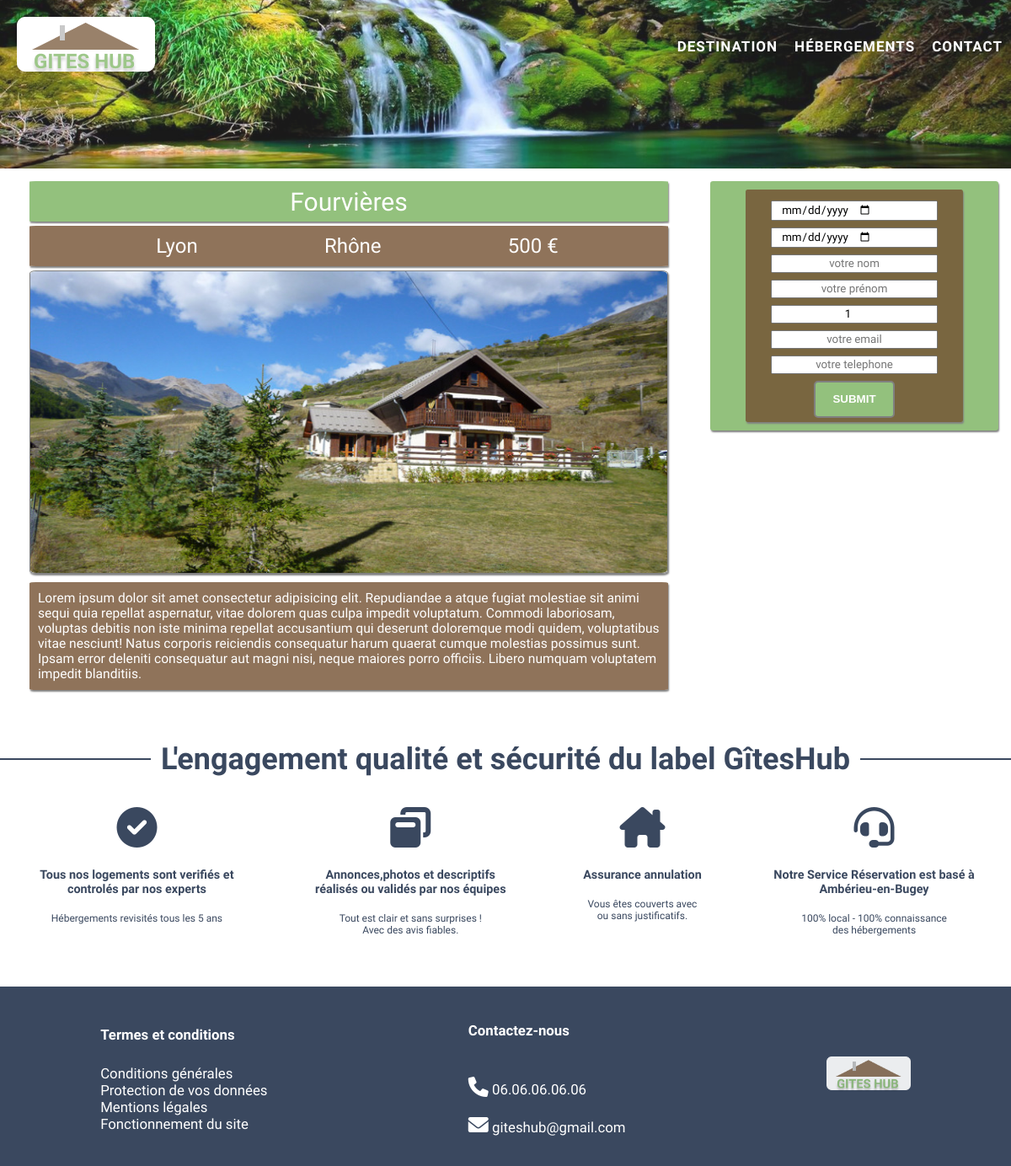
/user/page3.php?id=1, run on the app's committed database.
### tables this page shows
CREATE TABLE IF NOT EXISTS `info_logement` (
  `id_logement` int(15) NOT NULL AUTO_INCREMENT,
  `ville` varchar(255) NOT NULL,
  `departement` varchar(255) NOT NULL,
  `adresse` varchar(255) NOT NULL,
  `description` text NOT NULL,
  `disponibilite` varchar(255) NOT NULL,
  `nb_couchage` varchar(255) NOT NULL,
  `nb_pieces` varchar(255) NOT NULL,
  `prix` varchar(255) NOT NULL,
  `type_logement` varchar(255) NOT NULL,
  `nom_logement` varchar(250) NOT NULL,
  `img` text NOT NULL,
  PRIMARY KEY (`id_logement`)
);

### class/gite.php (called while the page is built, shortened)
<?php
class Gite {
    private $_ville ;
    private $_departement ;
    private $_description;
    private $_prix;
    private $_nom_logement;
    private $_img;
        private function hydrate(array $datas){
        foreach($datas as $key => $value){
        $method = 'set' . ucfirst($key);
        }
}
public function getVille(){
    return $this->_ville;
}
public function setVille($ville){
    $this->_ville = $ville;
}
public function getDepartement(){
    return $this->_departement;
}
public function setDepartement($departement){
    $this->_departement = $departement;
}
public function getDescription(){
    return $this->_description;
}
public function setDescription($description){
    $this->_description = $description;
}
public function getPrix(){
    return $this->_prix;
}
public function setPrix($prix){
    $this->_prix = $prix;
}
public function getNom_logement(){
    return $this->_nom_logement;
}
public function setNom_logement($nom_logement){
    $this->_nom_logement = $nom_logement;
}
public function getImg(){
    return $this->_img;
}
public function setImg($img){
    $this->_img = $img;
}
}

### user/page3.php (the view, shortened to what this page needs)
<?php
    require_once '../connect/connect.php';
    require_once '../class/gite.php';
    $id_logement = $_GET['id'];
    $req = $db->prepare ('SELECT `id_logement`, `nom_logement`, departement, adresse, `description`, nb_couchage, nb_pieces, prix, ville, img FROM `info_logement` WHERE `id_logement` = :id');
    $req->bindParam('id', $id_logement, PDO::PARAM_INT);
    $req->execute();
    $datas = [];
    while($data = $req->fetch(PDO::FETCH_ASSOC)){
        $datas[] = new Gite($data);
    }
?>
<!DOCTYPE html>
<html lang="en">
<head>
    <link rel="stylesheet" href="../templates\css\style.css">
    <link rel="stylesheet" href="https://cdnjs.cloudflare.com/ajax/libs/font-awesome/6.0.0/css/all.min.css" />
</head>
<body>
    <header class="main-header2">
        <div class="en-tete">
            <figure>
            <a href="../index.php"><img src="../templates/images/logoGITESHUB.png"></a>
            </figure>
            <nav id="main-menu">
                <ul>
                    <li><a href="../index.php">Destination</a></li>
                    <li><a href="./list-gite.php">Hébergements</a></li>
                    <li><a href="#contact">Contact</a></li>
                </ul>
            </nav>
        </div>
    </header>
<?php
foreach($datas as $gite){
?>
    <main class="infogite">
        <section class="infos">
            <div class="nom-gite"><?= $gite->getNom_logement()?></div>
            <div class="lieu-gite" >
                <h4><?= $gite->getVille()?></h4>
                <h4><?= $gite->getDepartement()?></h4>
                <h4><?= $gite->getPrix() . ' € ' ?></h4>
            </div>
            <figure class="img-gite2">
            <img src="../templates/images/<?=$gite->getImg()?>" alt="">
            </figure>
            <div class="description">
                <?= $gite->getDescription() ?>
            </div>
        </section>
<?php
    }
?>
        <aside class="formulaire2">
            <form action="valid-reserv.php" method="POST" class="reservation">
                <input type="date"class="form2" id="date" placeholder="Arrivée" name="date">
                <input type="date"class="form2" id="date" placeholder="Arrivée" name="date">
                <input type="text" class="form2 form2-name" id="name" placeholder="votre nom" name="lastname">
                <input type="text" class="form2 form2-name" id="lastname" placeholder="votre prénom" name="firstname">
                <input type="number" class="form2 form2-number" id="number" placeholder="Nombre de personnes" name="nb_personnes" placeholder="1 pers." min="1" max="16" value="1">
                <input type="email" class="form2" id="email" placeholder="votre email" name="email">
                <input type="tel" class="form2" id="tel" placeholder="votre telephone" name="num_tel" maxlength="10">
                <button type="submit" class="btn-submit" name="submit">Submit</button>
            </form>
    </main>
    <div class="ligne-horizontale">
    <h2 class="title_h2">L'engagement qualité et sécurité du label GîtesHub</h2>
  </div>
  <div class="wrapper_qual">
    <div class="wrapper_info">
    <i class="fa-solid fa-circle-check"></i>
    <h5>Tous nos logements sont verifiés et controlés par nos experts</h5> <br>
    <p>Hébergements revisités tous les 5 ans</p>
    </div>
    <div class="wrapper_info">
    <i class="fa-solid fa-window-restore"></i>
    <h5>Annonces,photos et descriptifs réalisés ou validés par nos équipes</h5> <br>
    <p>Tout est clair et sans surprises ! <br> Avec des avis fiables. </p>
    </div>
    <div class="wrapper_info">
    <i class="fa-solid fa-house-chimney"></i>
    <h5>Assurance annulation </h5> <br>
    <p>Vous êtes couverts avec <br> ou sans justificatifs.</p>
    </div>
    <div class="wrapper_info">
    <i class="fa-solid fa-headset"></i>
    <h5>Notre Service Réservation est basé à Ambérieu-en-Bugey</h5> <br>
    <p>100% local - 100% connaissance <br> des hébergements</p>
    </div>
  </div>
    <footer>
    <div class="contact">
        <h6>Termes et conditions</h6><br>
        <p>Conditions générales <br> Protection de vos données<br>Mentions légales<br>Fonctionnement du site</p>
    </div>
    <div id="contact">
        <h6>Contactez-nous</h6> <br><br>
        <div><i class="fa-solid fa-phone"></i>  06.06.06.06.06</div> <br>
        <div><i class="fa-solid fa-envelope"></i> giteshub@gmail.com</div>
    </div>
        <figure>
            <a href="../index.php"><img class="img-footer"src="../templates/images/logoGITESHUB.png"></a>
        </figure>
    </footer>
</body>
</html>

### templates/css/style.css (style rules this page uses)
* { margin: 0; padding: 0; font-family: 'Oxygen'; box-sizing: border-box; }
html { scroll-behavior: smooth; }
.main-header2 { background: url('../images/newbg.jpg') center center/cover; opacity: 90%; height: 200px; }
.en-tete { display: flex; justify-content: space-between; padding: 20px 0 0 20px; }
#main-menu ul { display: flex; list-style-type: none; flex-wrap: wrap; justify-content: space-between; }
#main-menu > ul > li { margin: 0 auto; }
#main-menu > ul > li > a { font-size: 17px; letter-spacing: 1px; font-weight: 600; color:white; text-decoration: none; font-style: normal; text-transform: uppercase; line-height: 70px; padding: 0 10px; }
.wrapper_qual { display: flex; justify-content: space-around; }
.wrapper_info { text-align: center; }
.wrapper_info > i { font-size: 4vw; color: #3a485f; margin-bottom: 2vw; }
.wrapper_info > h5 { font-size: 1.2vw; max-width: 20vw; color: #3a485f; text-align: center; }
.wrapper_info > p { color: #3a485f; font-size: 1vw; }
.title_h2 { display: block; color: #3a485f ; font-size: 3vw; margin: 3vw 1vw; text-align: center; }
.ligne-horizontale { display: flex; flex-direction: row; }
.ligne-horizontale:before, .ligne-horizontale:after { content: ""; flex: 2 2; border-bottom: 2px solid #3a485f; margin: auto; }
.formulaire2 { display: flex; width: 40%; height: 50%; background-color: rgba(147, 193, 125, 1); margin: 15px; position: sticky; top: 0; box-shadow: 1px 2px 2px gray; flex-direction: column; border-radius: 1%; padding: 10px; }
.reservation { width: 80%; height: auto; background-color: rgba(115, 81, 49, 0.8); margin: 0 auto; box-shadow: 1px 2px 2px gray; border-radius: 1%; padding: 5px; }
.form2 { display: flex; text-align: center; width: 80%; line-height: 1.5vw; margin: 8px auto; }
.btn-submit { display: flex; line-height: 20px; padding: 10px 20px; font-family: sans-serif; background-color: rgba(147, 193, 125, 1); border: 2px solid gray; color:white; cursor: pointer; border-radius: 5px; text-transform: uppercase; font-weight: bolder; margin: 0 auto; }
.infogite { width: 100%; height: auto; display: flex; }
.infos { width: 95%; margin: 15px; }
.nom-gite { display: flex; width: 95%; height: 4vw; background-color: rgba(147, 193, 125, 1); margin: 0 auto; box-shadow: 1px 2px 2px gray; font-size: 2.5vw; color: white; border-radius: 1%; align-items: center; justify-content: space-around; text-transform: capitalize; }
.lieu-gite { width: 95%; height: 4vw; display: flex; background-color: rgba(115, 81, 49, 0.8); margin: 5px auto; box-shadow: 1px 2px 2px gray; color: white; font-size: 1.4rem; justify-content: space-evenly; align-items: center; border-radius: 1%; }
.lieu-gite > h4 { float: left; margin-left: 20px; font-weight: 300; font-size: 2vw; text-transform: capitalize; }
.img-gite2 { width: 95%; height: 30vw; margin: 5px auto; border: 1px solid gray; box-shadow: 1px 2px 2px gray; border-radius: 1%; }
.img-gite2 > img { width: 100%; height: 100%; border-radius: 1%; }
.description { width: 95%; color: white; font-size: 1.3vw; background-color: rgba(115, 81, 49, 0.8); margin: 10px auto; box-shadow: 1px 2px 2px gray; border-radius: 1%; padding: 10px; }
footer { display:flex; height: 20%; background-color: #3a485f; justify-content: space-around; align-items: center; width: 100%; margin-top: 5vw; }
footer > figure { opacity: 90%; }
footer > .contact, #contact, h6 { color: white; font-size: 1.4vw; padding: 3% 0; }
.img-footer { width: 100px; }
.fa-solid { font-size: 2vw; }

### data on the page
info_logement: nom_logement "Fourvières", ville "Lyon", departement "Rhône", prix "500", img (picture), description "Lorem ipsum dolor sit amet consectetur adipisicing elit. Repudiandae a atque fugiat molestiae sit animi sequi quia repellat aspernatur, vitae dolorem quas culpa impedit voluptatum. Commodi laboriosam, voluptas debitis non iste minima repellat accusantium qui deserunt doloremque modi quidem, voluptatibus vitae nesciunt! Natus corporis reiciendis consequatur harum quaerat cumque molestias possimus sunt. Ipsam error deleniti consequatur aut magni nisi, neque maiores porro officiis. Libero numquam voluptatem impedit blanditiis."
